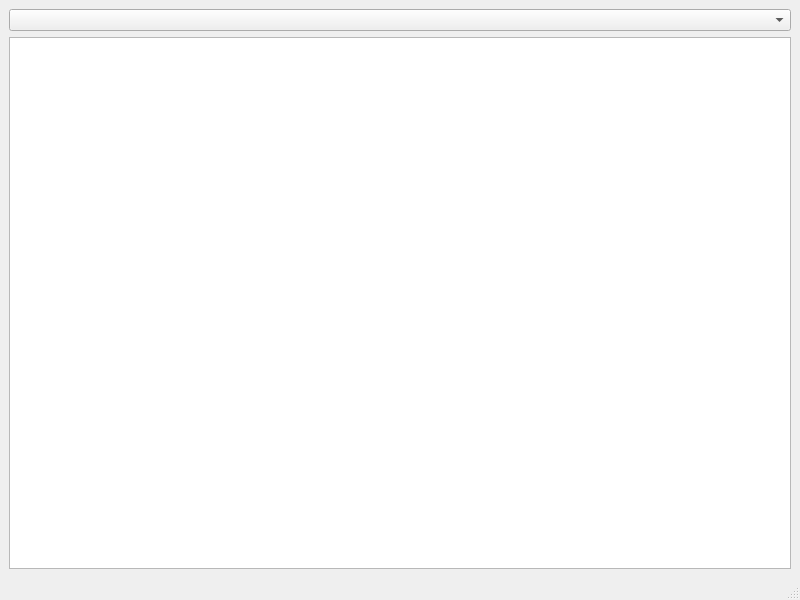
<?xml version="1.0" encoding="UTF-8"?>
<ui version="4.0">
 <class>MainWindow</class>
 <widget class="QMainWindow" name="MainWindow">
  <property name="geometry">
   <rect>
    <x>0</x>
    <y>0</y>
    <width>800</width>
    <height>600</height>
   </rect>
  </property>
  <property name="windowTitle">
   <string>Reminder desktop app</string>
  </property>
  <widget class="QWidget" name="centralwidget">
   <layout class="QVBoxLayout" name="verticalLayout">
    <item>
     <widget class="QComboBox" name="comboBox"/>
    </item>
    <item>
     <widget class="QTableView" name="tableView"/>
    </item>
   </layout>
  </widget>
  <widget class="QMenuBar" name="menubar">
   <property name="geometry">
    <rect>
     <x>0</x>
     <y>0</y>
     <width>800</width>
     <height>30</height>
    </rect>
   </property>
  </widget>
  <widget class="QStatusBar" name="statusbar"/>
 </widget>
 <resources/>
 <connections/>
</ui>
